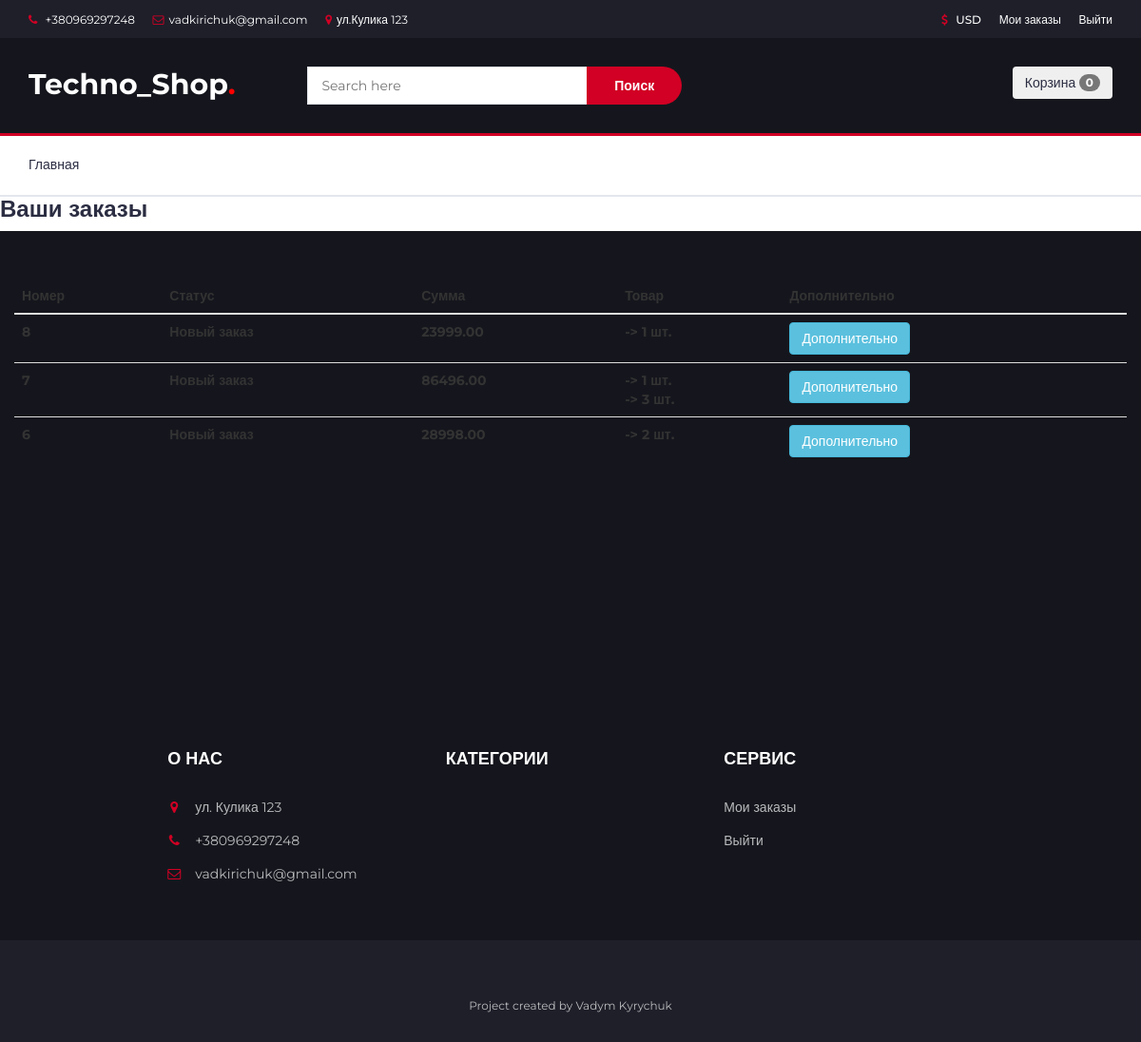
/profile/ (signed in), run on the app's committed database.
### webshop/models.py (models this page shows, shortened)
class Basket(models.Model):
    holder = models.ForeignKey('Customer', null=True, on_delete=models.CASCADE, verbose_name='Пользователь')
    products = models.ManyToManyField(BasketProduct, blank=True, related_name='related_basket')
    total_products = models.PositiveIntegerField(default=0)
    total_price = models.DecimalField(max_digits=12, default=0, decimal_places=2, verbose_name='Общая сумма')
    in_order = models.BooleanField(default=False)
    anonym_user = models.BooleanField(default=False)

class Order(models.Model):
    STATUS_NEW = 'new'
    STATUS_IN_PROC = 'in_process'
    STATUS_ON_THE_WAY = 'on_the_way'
    STATUS_COMPLETED = 'completed'
    DELIVERY_METHOD_SELF = 'self-pickup'
    DELIVERY_METHOD_DELIVERY = 'delivery'
    STATUS_CHOICE = (
        (STATUS_NEW, 'Новый заказ'),
        (STATUS_IN_PROC, "Обрабатывается менеджером"),
        (STATUS_ON_THE_WAY, "В пути"),
        (STATUS_COMPLETED, "Выполнен")
    )
    DELIVERY_CHOICE = (
        (DELIVERY_METHOD_SELF, 'Самовывоз'),
        (DELIVERY_METHOD_DELIVERY, 'Доставка')
    )
    customer = models.ForeignKey(Customer, verbose_name='Покупатель', on_delete=models.CASCADE, related_name='related_orders')
    first_name = models.CharField(max_length=255, verbose_name='Имя')
    last_name = models.CharField(max_length=255, verbose_name='Фамилия')
    phone = models.CharField(max_length=20, verbose_name='Номер телефона')
    basket = models.ForeignKey(Basket, verbose_name='Корзина', on_delete=models.CASCADE, null=True, blank=True)
    adress = models.CharField(max_length=1024, verbose_name='Адрес', null=True, blank=True)
    status = models.CharField(max_length=100, verbose_name='Статус заказа', choices=STATUS_CHOICE, default=STATUS_NEW)
    buy_type = models.CharField(max_length=100, verbose_name='Тип заказа', choices=DELIVERY_CHOICE, default=DELIVERY_METHOD_SELF)
    comment = models.TextField(verbose_name='Комментарий к заказу', null=True, blank=True)
    created_at = models.DateTimeField(auto_now=True, verbose_name="Дата создания заказа")
    order_date = models.DateField(verbose_name="Дата получения заказа", default=timezone.now)

class BasketProduct(models.Model):
    user = models.ForeignKey('Customer', verbose_name='Покупатель', on_delete=models.CASCADE)
    basket = models.ForeignKey('Basket', verbose_name='Корзина', on_delete=models.CASCADE,
                               related_name='related_basket')
    content = models.ForeignKey(ContentType, on_delete=models.CASCADE)
    object_id = models.PositiveIntegerField()
    cont_object = GenericForeignKey('content', 'object_id')
    quantity = models.PositiveIntegerField(default=1)
    total_price = models.DecimalField(max_digits=12, decimal_places=2, verbose_name='Общая сумма')

### webshop/views.py (the view)
# urls.py: path('profile/',  Profile.as_view(), name='profile'),
class Profile(CartMix, View):
    def get(self, request, *args, **kwargs):
        customer = Customer.objects.get(user=request.user)
        orders = Order.objects.filter(customer=customer).order_by('-created_at')
        categories = Category.objects.all()
        return render(request, 'profile.html', {'orders': orders, 'basket':self.basket, 'categories': categories})

### webshop/mixins.py (called while the page is built)
    def dispatch(self, request, *args, **kwargs):
        if request.user.is_authenticated:
            customer = Customer.objects.filter(user=request.user).first()
            if not customer:
                customer = Customer.objects.create(user=request.user)
            basket = Basket.objects.filter(holder=customer, in_order=False).first()
            if not basket:
                basket = Basket.objects.create(holder=customer)
        else:
            basket = Basket.objects.filter(anonym_user=True).first()
            if not basket:
                basket = Basket.objects.create(anonym_user = True)
        self.basket = basket
        return super().dispatch(request, *args, **kwargs)

### templates/profile.html (shortened to what this page needs)
{% extends 'base.html' %}
{% block content %}
    <h3 class="mb-3 mt-3"> Ваши заказы </h3>
    {% if not orders.count %}
        <div class="col-md-12" style="margin-top: 300px;margin-bottom: 300px">
            <h3>У вас еще нет заказов <a href="{% url 'base' %}">Сделайте свой первый заказ</a></h3>
        </div>
    {% else %}
        <div class="col-md-12" style="margin-bottom: 250px; margin-top: 50px">
            <table class="table">
                <thead>
                <th scope="col">Номер</th>
                <th scope="col">Статус</th>
                <th scope="col">Сумма</th>
                <th scope="col">Товар</th>
                <th scope="col">Дополнительно</th>
                </thead>
                <tbody>
                {% for order in orders %}
                    <tr>
                        <th scope="row">{{ order.id }}</th>
                        <th scope="row">{{ order.get_status_display }}</th>
                        <th scope="row">{{ order.basket.total_price }}</th>
                        <th>
                            <ol>
                                {% for item in order.basket.products.all %}
                                    <li>{{ item.product.name_product }} -> {{ item.quantity }} шт.</li>
                                {% endfor %}
                            </ol>
                        </th>
                        <td>
                            <button class="btn btn-info" data-bs-toggle="modal" data-bs-target="#exampleModal-{{ order.id }}">
                                Дополнительно
                            </button>
                        </td>
                    </tr>
                {% endfor %}
                </tbody>
            </table>
        </div>
    {% endif %}
{% endblock %}

### templates/partials/header.html (shortened to what this page needs)
{% load static %}
<header>
    <div id="top-header">
        <div class="container">
            <ul class="header-links pull-left" style="color: white">
                <li><i class="fa fa-phone"></i> +380969297248</li>
                <li><i class="fa fa-envelope-o"></i>vadkirichuk@gmail.com</li>
                <li><i class="fa fa-map-marker"></i>ул.Кулика 123</li>
            </ul>
            <ul class="header-links pull-right">
                <li><a href="#"><i class="fa fa-dollar"></i> USD</a></li>
                {% if request.user.is_authenticated %}
                    <li><a href="{% url 'profile' %}">Мои заказы</a></li>
                    <li><a href="{% url 'logout' %}"></i>Выйти</a></li>
                {% else %}
                <li><a class="dropdown-item" href="{% url 'login' %}">Войти</a></li>
                <li><a class="dropdown-item" href="{% url 'registration' %}">Регистрация</a></li>
                {% endif %}
            </ul>
        </div>
    </div>
    <div id="header">
        <div class="container">
            <div class="row">
                <div class="col-md-3">
                    <div class="header-logo">
                        <a href="#" class="logo">
                            <h2 style="color: white; margin-top: 17px">Techno_Shop<span style="color: red">.</span></h2>
                        </a>
                    </div>
                </div>
                <div class="col-md-6">
                    <div class="header-search">
                        <form action="{% url 'search' %}">
                            <input class="input" placeholder="Search here" name="search_query">
                            <button class="search-btn">Поиск</button>
                        </form>
                    </div>
                </div>
                <div class="col-md-3 clearfix">
                    <div class="header-ctn">
                        <form class="d-flex">
                            <button class="btn btn-outline-light" type="submit">
                                <a href="{% url 'basket' %}">Корзина</a>
                                <span class="badge bg-light text-dark ms-1 rounded-pill">{{ basket.products.count }}</span>
                            </button>
                        </form>
                    </div>
                </div>
            </div>
        </div>
    </div>
</header>

### static/style.css (style rules this page uses)
body { font-family: 'Montserrat', sans-serif; font-weight: 400; color: #333; }
h1, h2, h3, h4, h5, h6 { color: #2B2D42; font-weight: 700; margin: 0 0 10px; }
a { color: #2B2D42; font-weight: 500; -webkit-transition: 0.2s color; transition: 0.2s color; }
ul, ol { margin: 0; padding: 0; list-style: none }
.input { height: 40px; padding: 0px 15px; border: 1px solid #E4E7ED; background-color: #FFF; width: 100%; }
#top-header { padding-top: 10px; padding-bottom: 10px; background-color: #1E1F29; }
.header-links li { display: inline-block; margin-right: 15px; font-size: 12px; }
.header-links li:last-child { margin-right: 0px; }
.header-links li a { color: #FFF; }
.header-links li i { color: #D10024; margin-right: 5px; }
#header { padding-top: 15px; padding-bottom: 15px; background-color: #15161D; }
.header-logo { float: left; }
.header-search { padding: 15px 0px; }
.header-search form { position: relative; }
.header-search form .input { width: calc(100% - 260px); margin-right: -4px; }
.header-search form .search-btn { height: 40px; width: 100px; background: #D10024; color: #FFF; font-weight: 700; border: none; border-radius: 0px 40px 40px 0px; }
.header-ctn { float: right; padding: 15px 0px; }

### data on the page
Basket: products.count "0"
Order: id "8", status "Новый заказ", basket.total_price "23999.00"
BasketProduct: quantity "1"
Order: id "7", status "Новый заказ", basket.total_price "86496.00"
BasketProduct: quantity "1"
BasketProduct: quantity "3"
Order: id "6", status "Новый заказ", basket.total_price "28998.00"
BasketProduct: quantity "2"
